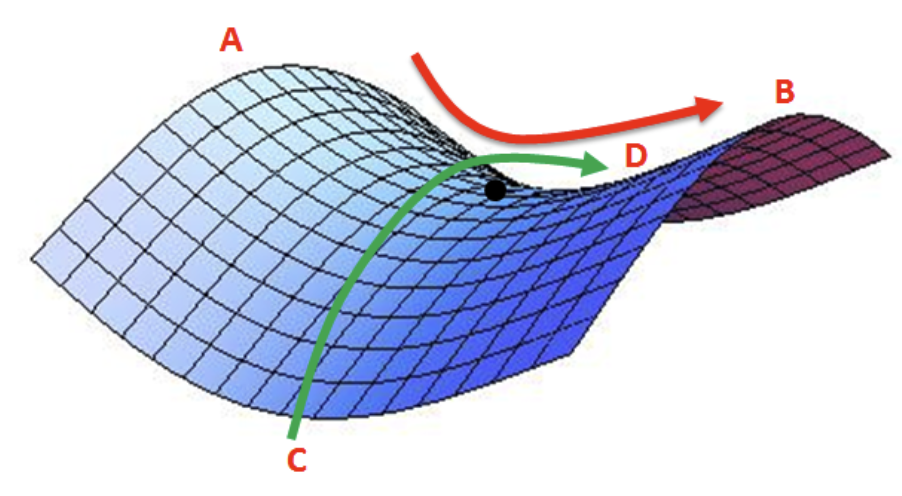
#> input picture source/sample_image.png, 902 x 496 px, found by its file name
$ python cv2.xxxxBlur.py
#> lines starting #> are read from the running program, lines starting #| are printed output that depends on the picture
# importing libraries
import cv2
import numpy as np

image = cv2.imread('C:\openCV\sample_image.png')
#> image is the input picture: shape (496, 902, 3); mean B, G, R 229.3, 211.5, 206.6

cv2.imshow('Original Image', image)


# Gaussian Blur
Gaussian = cv2.GaussianBlur(image, (7, 7), 0)
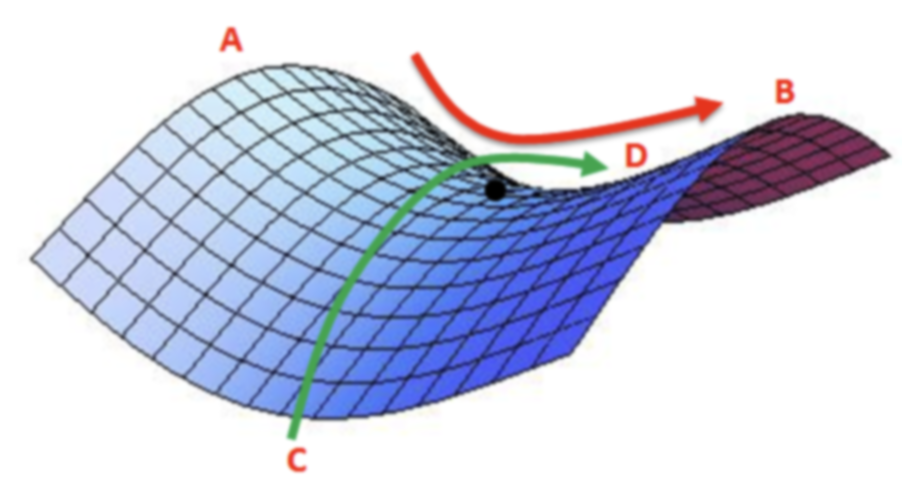
#> Gaussian: shape (496, 902, 3); mean B, G, R 229.3, 211.5, 206.6
cv2.imshow('Gaussian Blurring', Gaussian)


# Median Blur
median = cv2.medianBlur(image, 5)
cv2.imshow('Median Blurring', median)


# Bilateral Blur
bilateral = cv2.bilateralFilter(image, 9, 75, 75)
cv2.imshow('Bilateral Blurring', bilateral)
cv2.waitKey(0)
cv2.destroyAllWindows()

$ run again, with source/do_nawab.png copied over source/sample_image.png
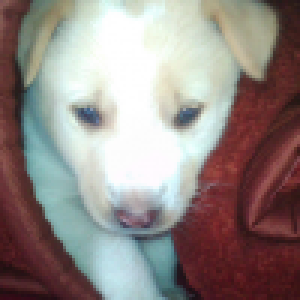
#> input picture source/do_nawab.png, 100 x 100 px, found by its file name (shown 3 times larger)
#> image is the input picture: shape (100, 100, 3); mean B, G, R 133.4, 136.7, 147.2
#> `Gaussian = cv2.GaussianBlur(image, (7, 7), 0)`:
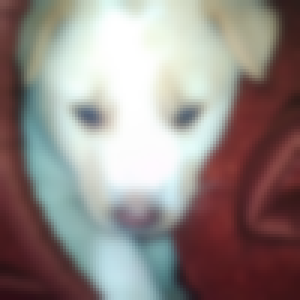
#> Gaussian: shape (100, 100, 3) (shown 3 times larger); mean B, G, R 133.4, 136.7, 147.2
